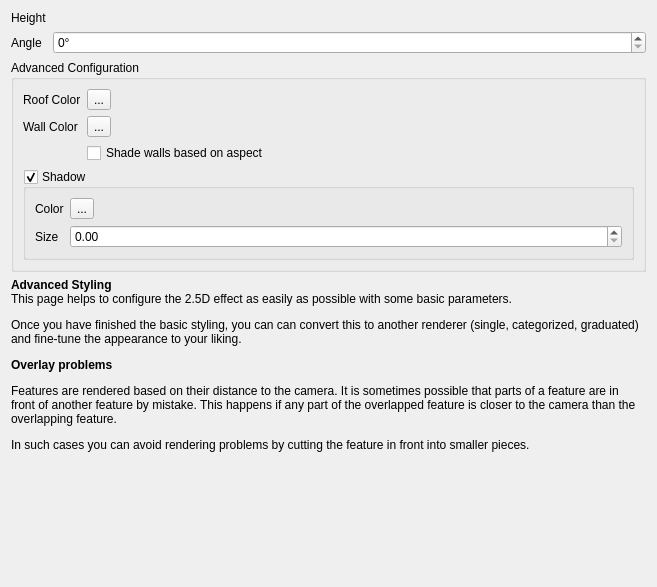
<?xml version="1.0" encoding="UTF-8"?>
<ui version="4.0">
 <class>Q25DRendererWidgetBase</class>
 <widget class="QWidget" name="Q25DRendererWidgetBase">
  <property name="geometry">
   <rect>
    <x>0</x>
    <y>0</y>
    <width>657</width>
    <height>587</height>
   </rect>
  </property>
  <property name="windowTitle">
   <string>Form</string>
  </property>
  <layout class="QFormLayout" name="formLayout">
   <item row="0" column="0">
    <widget class="QLabel" name="label">
     <property name="text">
      <string>Height</string>
     </property>
    </widget>
   </item>
   <item row="1" column="0">
    <widget class="QLabel" name="label_2">
     <property name="text">
      <string>Angle</string>
     </property>
    </widget>
   </item>
   <item row="2" column="0" colspan="2">
    <widget class="QGroupBox" name="mAdvancedConfigurationBox">
     <property name="title">
      <string>Advanced Configuration</string>
     </property>
     <layout class="QFormLayout" name="formLayout_2">
      <item row="1" column="0">
       <widget class="QLabel" name="label_3">
        <property name="text">
         <string>Roof Color</string>
        </property>
       </widget>
      </item>
      <item row="1" column="1">
       <widget class="QgsColorButtonV2" name="mRoofColorButton">
        <property name="text">
         <string>...</string>
        </property>
       </widget>
      </item>
      <item row="2" column="0">
       <widget class="QLabel" name="label_4">
        <property name="text">
         <string>Wall Color</string>
        </property>
       </widget>
      </item>
      <item row="2" column="1">
       <widget class="QgsColorButtonV2" name="mWallColorButton">
        <property name="text">
         <string>...</string>
        </property>
       </widget>
      </item>
      <item row="3" column="1">
       <widget class="QCheckBox" name="mWallExpositionShading">
        <property name="toolTip">
         <string>&lt;html&gt;&lt;head/&gt;&lt;body&gt;&lt;p&gt;Walls will have a different color based on their aspect to make them appear to differently reflect the solar radiation.&lt;/p&gt;&lt;p&gt;&lt;br/&gt;&lt;/p&gt;&lt;p&gt;If this option is enabled, make sure that &lt;span style=&quot; font-style:italic;&quot;&gt;simplification &lt;/span&gt;is disabled on the rendering tab or some colors may be wrong at small scales.&lt;/p&gt;&lt;/body&gt;&lt;/html&gt;</string>
        </property>
        <property name="text">
         <string>Shade walls based on aspect</string>
        </property>
       </widget>
      </item>
      <item row="4" column="0" colspan="2">
       <widget class="QGroupBox" name="mShadowEnabledWidget">
        <property name="title">
         <string>Shadow</string>
        </property>
        <property name="checkable">
         <bool>true</bool>
        </property>
        <layout class="QFormLayout" name="formLayout_3">
         <item row="0" column="0">
          <widget class="QLabel" name="label_5">
           <property name="text">
            <string>Color</string>
           </property>
          </widget>
         </item>
         <item row="0" column="1">
          <widget class="QgsColorButtonV2" name="mShadowColorButton">
           <property name="text">
            <string>...</string>
           </property>
          </widget>
         </item>
         <item row="1" column="1">
          <widget class="QDoubleSpinBox" name="mShadowSizeWidget"/>
         </item>
         <item row="1" column="0">
          <widget class="QLabel" name="label_6">
           <property name="text">
            <string>Size</string>
           </property>
          </widget>
         </item>
        </layout>
       </widget>
      </item>
     </layout>
    </widget>
   </item>
   <item row="0" column="1">
    <widget class="QgsFieldExpressionWidget" name="mHeightWidget" native="true"/>
   </item>
   <item row="1" column="1">
    <widget class="QSpinBox" name="mAngleWidget">
     <property name="suffix">
      <string>°</string>
     </property>
     <property name="maximum">
      <number>359</number>
     </property>
    </widget>
   </item>
   <item row="3" column="0" colspan="2">
    <widget class="QLabel" name="label_7">
     <property name="text">
      <string>&lt;html&gt;&lt;head/&gt;&lt;body&gt;&lt;p&gt;&lt;span style=&quot; font-weight:600;&quot;&gt;Advanced Styling&lt;/span&gt;&lt;br/&gt;This page helps to configure the 2.5D effect as easily as possible with some basic parameters.&lt;/p&gt;&lt;p&gt;Once you have finished the basic styling, you can can convert this to another renderer (single, categorized, graduated) and fine-tune the appearance to your liking.&lt;/p&gt;&lt;p&gt;&lt;span style=&quot; font-weight:600;&quot;&gt;Overlay problems&lt;/span&gt;&lt;/p&gt;&lt;p&gt;Features are rendered based on their distance to the camera. It is sometimes possible that parts of a feature are in front of another feature by mistake. This happens if any part of the overlapped feature is closer to the camera than the overlapping feature.&lt;/p&gt;&lt;p&gt;In such cases you can avoid rendering problems by cutting the feature in front into smaller pieces.&lt;/p&gt;&lt;/body&gt;&lt;/html&gt;</string>
     </property>
     <property name="wordWrap">
      <bool>true</bool>
     </property>
    </widget>
   </item>
  </layout>
 </widget>
 <customwidgets>
  <customwidget>
   <class>QgsFieldExpressionWidget</class>
   <extends>QWidget</extends>
   <header location="global">qgsfieldexpressionwidget.h</header>
   <container>1</container>
  </customwidget>
  <customwidget>
   <class>QgsColorButtonV2</class>
   <extends>QToolButton</extends>
   <header>qgscolorbuttonv2.h</header>
   <container>1</container>
  </customwidget>
 </customwidgets>
 <resources/>
 <connections/>
</ui>
